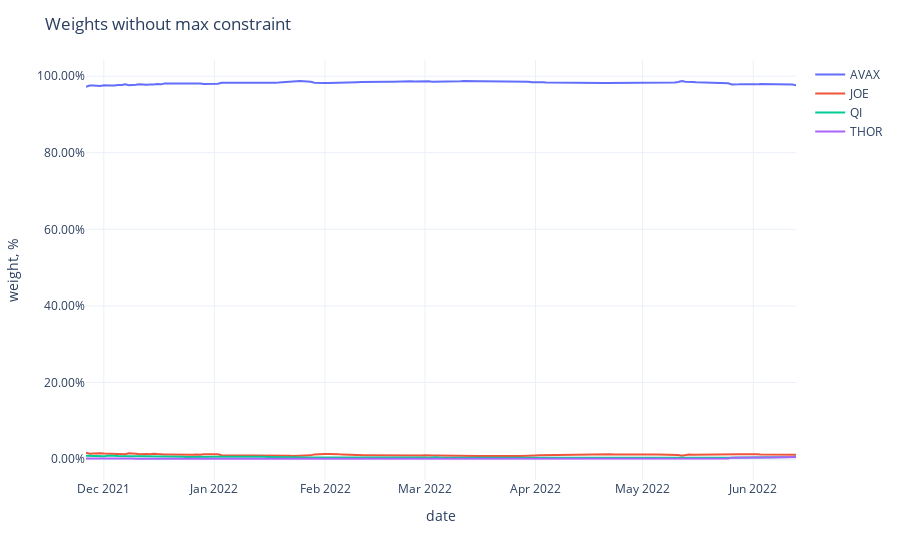

Notebook cell for this chart:
### Code cell
fig = px.line(weights,
              labels={'value': 'weight, %', 'variable': ''})
fig.update_traces(
    hovertemplate="%{y}"
)
fig.update_yaxes(
    tickformat=".2%",
)
fig.update_xaxes(
    showspikes=True,
    spikethickness=2,
    spikedash="dot",
    spikecolor="#999999",
    spikemode="across",
)
fig.update_layout(
    ## showlegend=False,
    hovermode="x",
    hoverdistance=100,  ## Distance to show hover label of data point
    spikedistance=1000,  ## Distance to show spike
    template='plotly_white',
    title='Weights without max constraint'
)

### Figure 1 — Plotly figure (JSON) as saved in the notebook; plotly's stock layout.template omitted (floating-point values rounded to 4 significant figures; data arrays with more than 128 entries replaced by an {"elided": "..."} marker saying what was removed)
{"data": [{"hovertemplate": "%{y}", "legendgroup": "AVAX", "line": {"color": "#636efa", "dash": "solid"}, "marker": {"symbol": "circle"}, "mode": "lines", "name": "AVAX", "orientation": "v", "showlegend": true, "type": "scatter", "x": {"elided": "200 str values"}, "xaxis": "x", "y": {"elided": "200 float values"}, "yaxis": "y"}, {"hovertemplate": "%{y}", "legendgroup": "JOE", "line": {"color": "#EF553B", "dash": "solid"}, "marker": {"symbol": "circle"}, "mode": "lines", "name": "JOE", "orientation": "v", "showlegend": true, "type": "scatter", "x": {"elided": "200 str values"}, "xaxis": "x", "y": {"elided": "200 float values"}, "yaxis": "y"}, {"hovertemplate": "%{y}", "legendgroup": "QI", "line": {"color": "#00cc96", "dash": "solid"}, "marker": {"symbol": "circle"}, "mode": "lines", "name": "QI", "orientation": "v", "showlegend": true, "type": "scatter", "x": {"elided": "200 str values"}, "xaxis": "x", "y": {"elided": "200 float values"}, "yaxis": "y"}, {"hovertemplate": "%{y}", "legendgroup": "THOR", "line": {"color": "#ab63fa", "dash": "solid"}, "marker": {"symbol": "circle"}, "mode": "lines", "name": "THOR", "orientation": "v", "showlegend": true, "type": "scatter", "x": {"elided": "200 str values"}, "xaxis": "x", "y": {"elided": "200 float values"}, "yaxis": "y"}], "layout": {"autosize": true, "hoverdistance": 100, "hovermode": "x", "legend": {"title": {"text": ""}, "tracegroupgap": 0}, "margin": {"t": 60}, "spikedistance": 1000, "title": {"text": "Weights without max constraint"}, "xaxis": {"anchor": "y", "autorange": true, "domain": [0, 1], "range": ["2021-11-26", "2022-06-13"], "showspikes": true, "spikecolor": "#999999", "spikedash": "dot", "spikemode": "across", "spikethickness": 2, "title": {"text": "date"}, "type": "date"}, "yaxis": {"anchor": "x", "autorange": true, "domain": [0, 1], "range": [-0.05445, 1.042], "tickformat": ".2%", "title": {"text": "weight, %"}, "type": "linear"}}}
